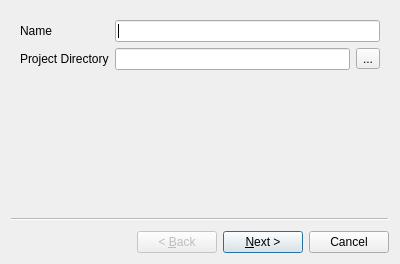
<?xml version="1.0" encoding="UTF-8"?>
<ui version="4.0">
 <class>CreateProjectDialog</class>
 <widget class="QWizard" name="CreateProjectDialog">
  <property name="geometry">
   <rect>
    <x>0</x>
    <y>0</y>
    <width>400</width>
    <height>264</height>
   </rect>
  </property>
  <property name="windowTitle">
   <string>Create project wizard</string>
  </property>
  <widget class="CreateProjectPage1" name="wizardPage1">
   <layout class="QVBoxLayout" name="verticalLayout">
    <item>
     <layout class="QFormLayout" name="formLayout">
      <item row="0" column="0">
       <widget class="QLabel" name="nameLabel">
        <property name="text">
         <string>Name</string>
        </property>
       </widget>
      </item>
      <item row="0" column="1">
       <widget class="QLineEdit" name="name"/>
      </item>
      <item row="1" column="0">
       <widget class="QLabel" name="directoryLabel">
        <property name="text">
         <string>Project Directory</string>
        </property>
       </widget>
      </item>
      <item row="1" column="1">
       <layout class="QHBoxLayout" name="horizontalLayout">
        <item>
         <widget class="QLineEdit" name="destination">
          <property name="readOnly">
           <bool>true</bool>
          </property>
         </widget>
        </item>
        <item>
         <widget class="QToolButton" name="selectDir">
          <property name="toolTip">
           <string>Select the project directory on disk</string>
          </property>
          <property name="text">
           <string>...</string>
          </property>
         </widget>
        </item>
       </layout>
      </item>
     </layout>
    </item>
   </layout>
  </widget>
  <widget class="CreateProjectPage2" name="wizardPage2">
   <layout class="QVBoxLayout" name="verticalLayout_2">
    <item>
     <widget class="QLabel" name="label">
      <property name="text">
       <string>The following files will be created:</string>
      </property>
     </widget>
    </item>
    <item>
     <layout class="QVBoxLayout" name="verticalLayout_3">
      <property name="leftMargin">
       <number>10</number>
      </property>
      <item>
       <widget class="QLabel" name="file2Name">
        <property name="text">
         <string>TextLabel</string>
        </property>
       </widget>
      </item>
      <item>
       <widget class="QLabel" name="file1Name">
        <property name="text">
         <string>TextLabel</string>
        </property>
        <property name="margin">
         <number>0</number>
        </property>
       </widget>
      </item>
     </layout>
    </item>
   </layout>
  </widget>
 </widget>
 <customwidgets>
  <customwidget>
   <class>CreateProjectPage1</class>
   <extends>QWizardPage</extends>
   <header location="global">src/newProjectWizard/CreateProjectPage1.h</header>
   <container>1</container>
  </customwidget>
  <customwidget>
   <class>CreateProjectPage2</class>
   <extends>QWizardPage</extends>
   <header location="global">src/newProjectWizard/CreateProjectPage2.h</header>
   <container>1</container>
  </customwidget>
 </customwidgets>
 <resources/>
 <connections/>
</ui>
